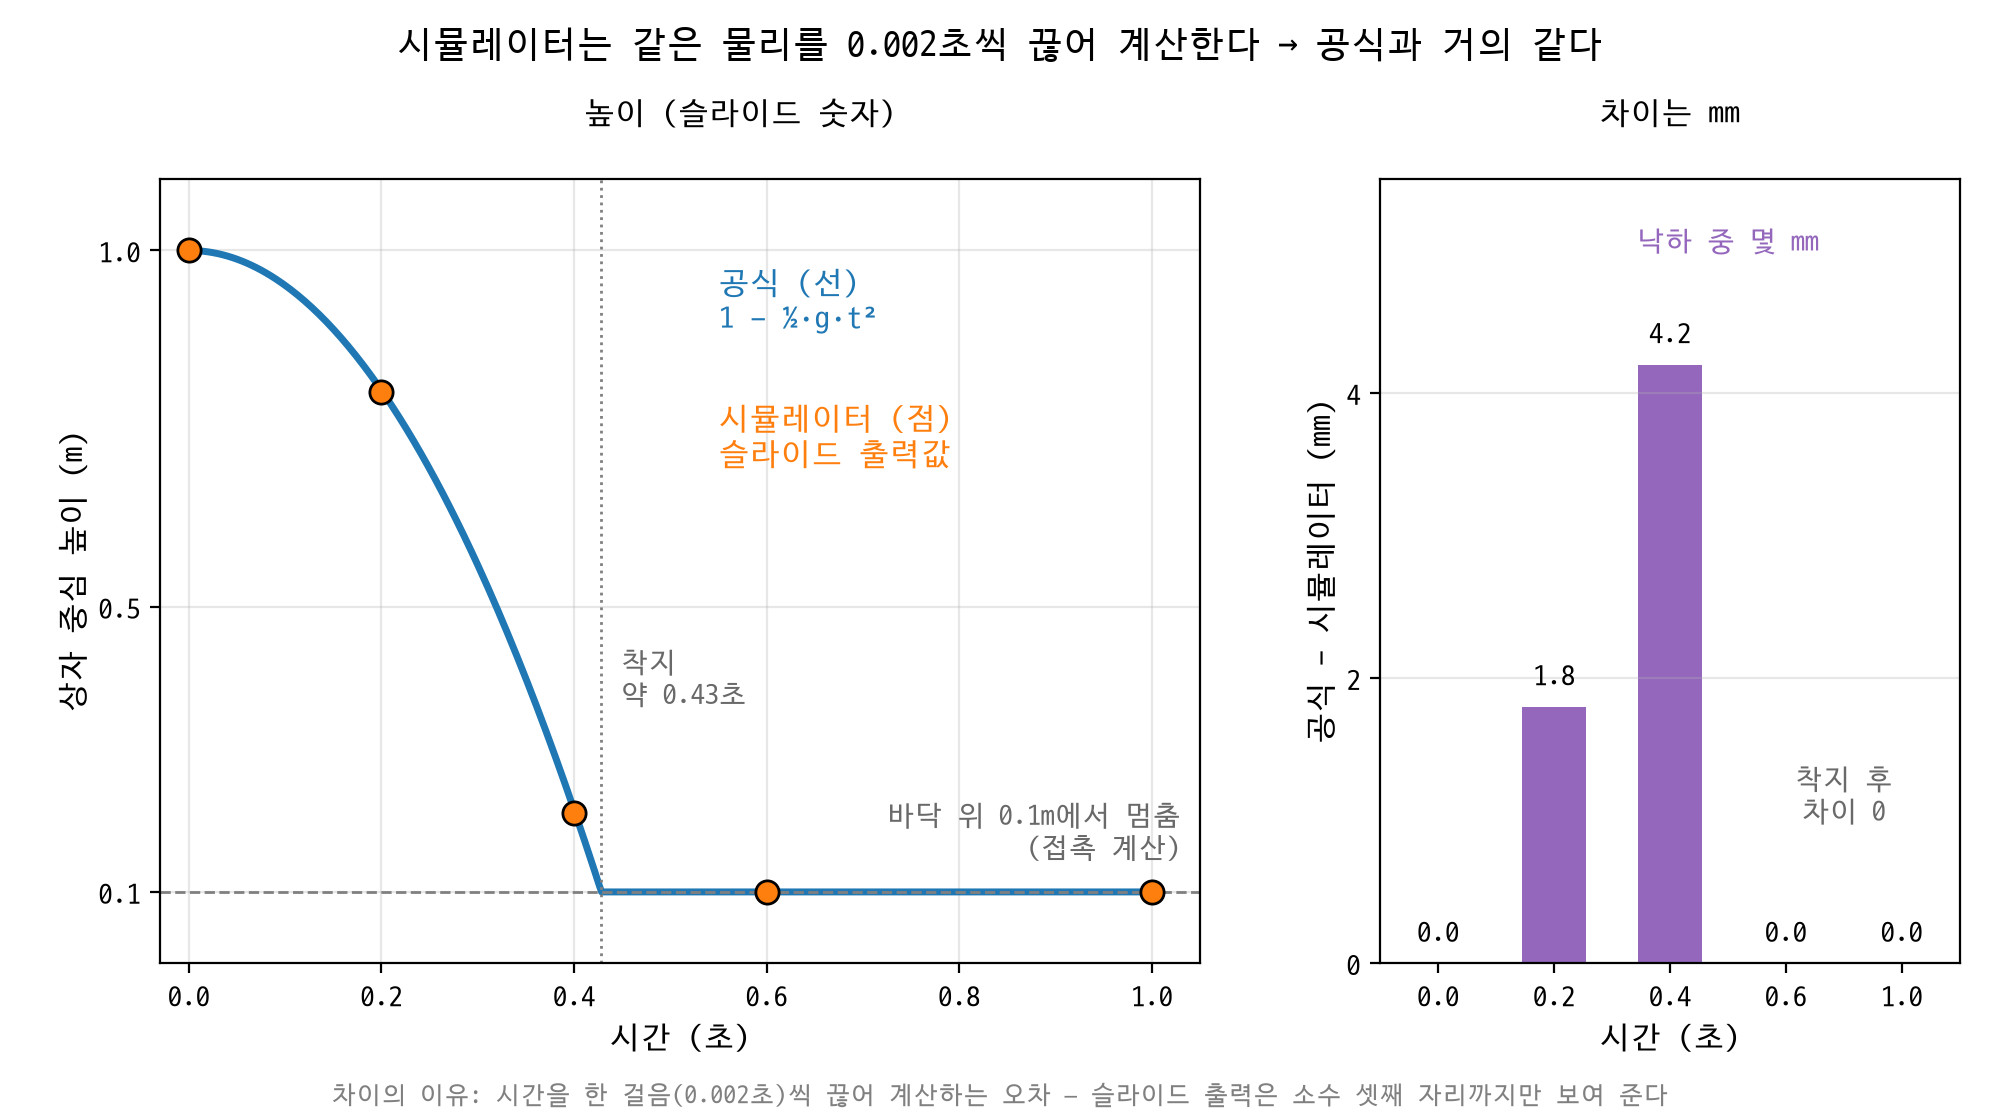

Generate this figure with Python:
import matplotlib.pyplot as plt
import numpy as np

# plt.rcParams["font.family"] = "AppleGothic"
plt.rcParams["font.family"] = "D2Coding"
plt.rcParams["axes.unicode_minus"] = False

중력 = 9.81                                   # b16_falling_box.py와 같은 값
처음_높이 = 1.0                               # box_scene.py: 상자 pos="0 0 1"
바닥_높이 = 0.1                               # 상자 한 변 0.2m → 중심은 바닥 위 0.1m에서 멈춘다


def 공식(t):
    return np.maximum(처음_높이 - 0.5 * 중력 * t ** 2, 바닥_높이)   # 슬라이드의 공식 줄과 같다


# 슬라이드 27쪽 출력에서 그대로 옮긴 시뮬레이터 값(MuJoCo는 여기서 돌리지 못한다)
시각 = np.array([0.0, 0.2, 0.4, 0.6, 1.0])
시뮬 = np.array([1.000, 0.802, 0.211, 0.100, 0.100])
슬라이드_공식 = np.array([1.000, 0.804, 0.215, 0.100, 0.100])   # 슬라이드에 찍힌 공식 값(대조용)
차이 = (공식(시각) - 시뮬) * 1000                                 # 공식 - 시뮬레이터, mm
착지 = np.sqrt(2 * (처음_높이 - 바닥_높이) / 중력)                  # 바닥에 닿는 시각

for t, s, f, p in zip(시각, 시뮬, 공식(시각), 슬라이드_공식):
    print(f"{t:.1f}초: 시뮬 {s:.3f}m  공식 {f:.4f}m (슬라이드 {p:.3f}m)  차이 {(f - s) * 1000:+.1f}mm")
print(f"착지 시각 {착지:.3f}초")

그림 = plt.figure(figsize=(10, 5.6))
그림.text(0.5, 0.95, "시뮬레이터는 같은 물리를 0.002초씩 끊어 계산한다 → 공식과 거의 같다", ha="center", fontsize=13)

# 왼쪽: 높이 대 시간
왼 = 그림.add_axes([0.08, 0.14, 0.52, 0.70])
t = np.linspace(0, 1, 400)
왼.plot(t, 공식(t), color="tab:blue", lw=2.5)
왼.scatter(시각, 시뮬, s=70, color="tab:orange", edgecolor="black", zorder=5)
왼.axhline(바닥_높이, color="gray", ls="--", lw=1)
왼.axvline(착지, color="gray", ls=":", lw=1)
왼.set_xlim(-0.03, 1.05)
왼.set_ylim(0, 1.1)
왼.set_xticks([0, 0.2, 0.4, 0.6, 0.8, 1.0])
왼.set_yticks([0.1, 0.5, 1.0])
왼.grid(alpha=0.3)
왼.set_xlabel("시간 (초)", fontsize=11)
왼.set_ylabel("상자 중심 높이 (m)", fontsize=11)
왼.text(0.55, 0.93, "공식 (선)\n1 − ½·g·t²", color="tab:blue", fontsize=11, va="center")
왼.text(0.55, 0.74, "시뮬레이터 (점)\n슬라이드 출력값", color="tab:orange", fontsize=11, va="center")
왼.text(1.03, 0.14, "바닥 위 0.1m에서 멈춤\n(접촉 계산)", color="dimgray", fontsize=10, ha="right", va="bottom")
왼.text(착지 + 0.02, 0.40, f"착지\n약 {착지:.2f}초", color="dimgray", fontsize=10, va="center")

# 오른쪽: 차이(mm)
오 = 그림.add_axes([0.69, 0.14, 0.29, 0.70])
오.bar(range(len(시각)), 차이, color="tab:purple", width=0.55)
오.axhline(0, color="black", lw=1)
오.set_xticks(range(len(시각)))
오.set_xticklabels([f"{x:.1f}" for x in 시각])
오.set_xlabel("시간 (초)", fontsize=11)
오.set_ylabel("공식 − 시뮬레이터 (mm)", fontsize=11)
오.set_ylim(0, 5.5)
오.set_yticks([0, 2, 4])
오.grid(axis="y", alpha=0.3)
for 번호, 값 in enumerate(차이):
    오.text(번호, 값 + 0.15, f"{값:.1f}", ha="center", fontsize=10)
오.text(2.5, 5.0, "낙하 중 몇 mm", ha="center", fontsize=10, color="tab:purple")
오.text(3.5, 1.0, "착지 후\n차이 0", ha="center", fontsize=10, color="dimgray")
그림.text(0.37, 0.89, "높이 (슬라이드 숫자)", ha="center", fontsize=11)
그림.text(0.835, 0.89, "차이는 mm", ha="center", fontsize=11)

그림.text(0.5, 0.015, "차이의 이유: 시간을 한 걸음(0.002초)씩 끊어 계산하는 오차 — 슬라이드 출력은 소수 셋째 자리까지만 보여 준다",
          ha="center", fontsize=9, color="gray")
그림.savefig("s27_falling_formula.png", dpi=200)
print("저장: s27_falling_formula.png")
